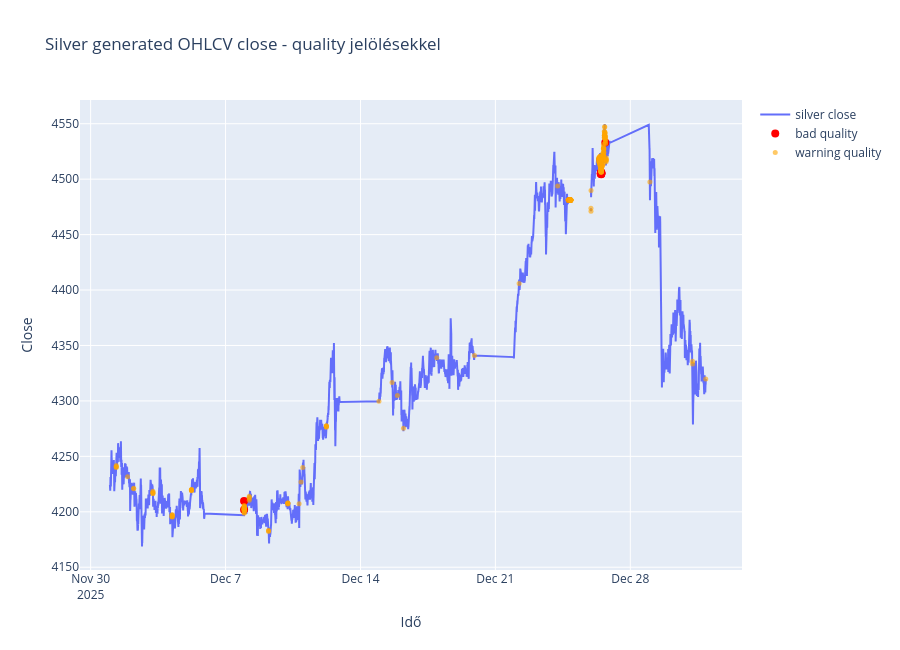

Notebook code cell kept with this figure:
### Code cell
import plotly.graph_objects as go


plot_df = silver_check_df.copy()
plot_df = plot_df.sort_values("timestamp")

fig = go.Figure()

fig.add_trace(
    go.Scatter(
        x=plot_df["timestamp"],
        y=plot_df["close"],
        mode="lines",
        name="silver close",
    )
)

bad_df = plot_df[
    plot_df["quality_status"] == "bad"
]

fig.add_trace(
    go.Scatter(
        x=bad_df["timestamp"],
        y=bad_df["close"],
        mode="markers",
        name="bad quality",
        marker=dict(
            size=8,
            color="red",
        ),
    )
)

warning_df = plot_df[
    plot_df["quality_status"] == "warning"
]

fig.add_trace(
    go.Scatter(
        x=warning_df["timestamp"],
        y=warning_df["close"],
        mode="markers",
        name="warning quality",
        marker=dict(
            size=5,
            color="orange",
            opacity=0.6,
        ),
    )
)

fig.update_layout(
    title="Silver generated OHLCV close - quality jelölésekkel",
    xaxis_title="Idő",
    yaxis_title="Close",
    hovermode="x unified",
    height=650,
)

fig.show()

### Figure 1 — Plotly figure (JSON) as saved in the notebook; plotly's stock layout.template omitted (floating-point values rounded to 4 significant figures; data arrays with more than 128 entries replaced by an {"elided": "..."} marker saying what was removed)
{"data": [{"mode": "lines", "name": "silver close", "type": "scatter", "x": {"elided": "31740 str values"}, "y": {"elided": "31740 float values"}}, {"marker": {"color": "red", "size": 8}, "mode": "markers", "name": "bad quality", "type": "scatter", "x": ["2025-12-07T23:01:00.000000", "2025-12-07T23:02:00.000000", "2025-12-26T11:10:00.000000", "2025-12-26T11:11:00.000000", "2025-12-26T11:29:00.000000", "2025-12-26T11:30:00.000000", "2025-12-26T11:31:00.000000", "2025-12-26T11:36:00.000000", "2025-12-26T11:46:00.000000", "2025-12-26T11:48:00.000000", "2025-12-26T11:49:00.000000", "2025-12-26T11:51:00.000000", "2025-12-26T11:52:00.000000", "2025-12-26T11:54:00.000000", "2025-12-26T11:55:00.000000", "2025-12-26T16:52:00.000000"], "y": [4210.0, 4202.0, 4505.0, 4505.0, 4506.0, 4505.0, 4506.0, 4505.0, 4506.0, 4505.0, 4504.0, 4506.0, 4505.0, 4506.0, 4505.0, 4533.0]}, {"marker": {"color": "orange", "opacity": 0.6, "size": 5}, "mode": "markers", "name": "warning quality", "type": "scatter", "x": {"elided": "444 str values"}, "y": {"elided": "444 float values"}}], "layout": {"height": 650, "hovermode": "x unified", "title": {"text": "Silver generated OHLCV close - quality jelölésekkel"}, "xaxis": {"title": {"text": "Idő"}}, "yaxis": {"title": {"text": "Close"}}}}
